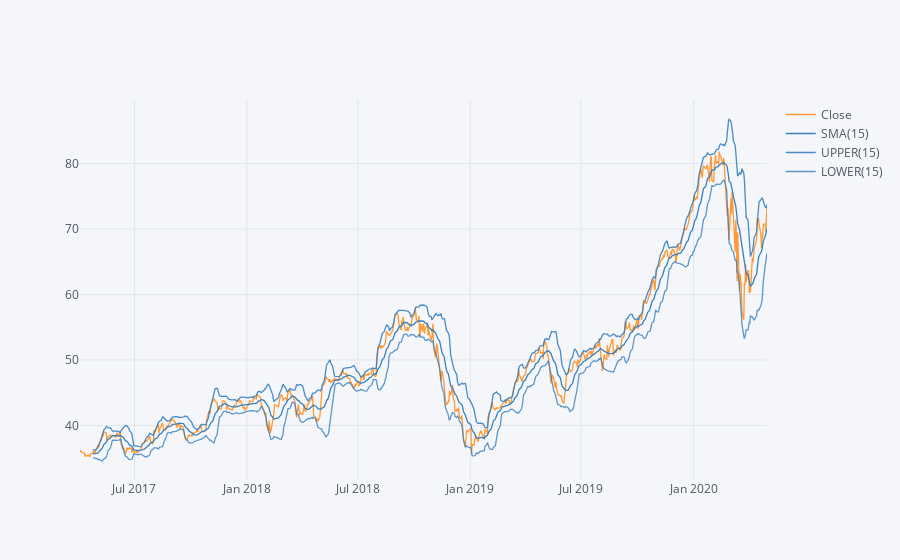

This figure's notebook cell:
### Markdown cell above
# Bollinger Plot

### Code cell
big.loc['apple']['Close'].ta_plot(study='boll', periods=15)

### Figure 1 — Plotly figure (JSON) as saved in the notebook; plotly's stock layout.template omitted (floating-point values rounded to 4 significant figures; data arrays with more than 128 entries replaced by an {"elided": "..."} marker saying what was removed)
{"data": [{"line": {"color": "rgba(255, 153, 51, 1.0)", "dash": "solid", "shape": "linear", "width": 1.3}, "mode": "lines", "name": "Close", "text": "", "type": "scatter", "x": {"elided": "775 str values"}, "y": {"elided": "775 float values"}}, {"line": {"color": "rgba(55, 128, 191, 1.0)", "dash": "solid", "shape": "linear", "width": 1.3}, "mode": "lines", "name": "SMA(15)", "text": "", "type": "scatter", "x": {"elided": "775 str values"}, "y": {"elided": "775 mixed values"}}, {"line": {"color": "rgba(55, 128, 191, 0.8999999999999999)", "dash": "solid", "shape": "linear", "width": 1.3}, "mode": "lines", "name": "UPPER(15)", "text": "", "type": "scatter", "x": {"elided": "775 str values"}, "y": {"elided": "775 mixed values"}}, {"line": {"color": "rgba(55, 128, 191, 0.7999999999999998)", "dash": "solid", "shape": "linear", "width": 1.3}, "mode": "lines", "name": "LOWER(15)", "text": "", "type": "scatter", "x": {"elided": "775 str values"}, "y": {"elided": "775 mixed values"}}], "layout": {"legend": {"bgcolor": "#F5F6F9", "font": {"color": "#4D5663"}}, "paper_bgcolor": "#F5F6F9", "plot_bgcolor": "#F5F6F9", "title": {"font": {"color": "#4D5663"}}, "xaxis": {"gridcolor": "#E1E5ED", "showgrid": true, "tickfont": {"color": "#4D5663"}, "title": {"font": {"color": "#4D5663"}, "text": ""}, "zerolinecolor": "#E1E5ED"}, "yaxis": {"gridcolor": "#E1E5ED", "showgrid": true, "tickfont": {"color": "#4D5663"}, "title": {"font": {"color": "#4D5663"}, "text": ""}, "zerolinecolor": "#E1E5ED"}}}
